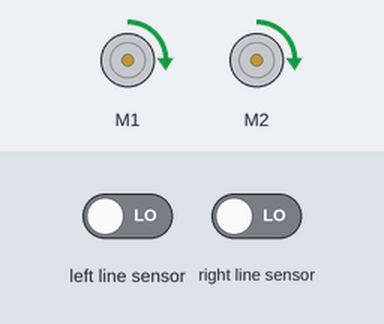
Simulated run of this program. Board: BBC micro:bit (MakeCode). Shown: 2 × DC motor (green arrow = forward, orange = backward, longer = faster). The inputs (shaded band) are chosen by the test bench; at power-on: left line sensor LOW, right line sensor LOW.

Above: at 0.1 s.
1.3 s: left line sensor driven HIGH
At 2.5 s:
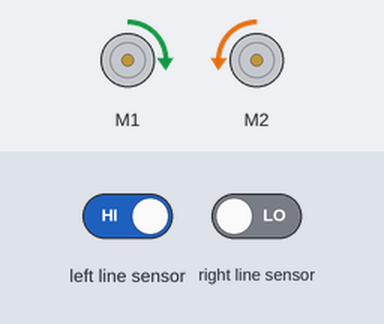
2.8 s: left line sensor driven LOW
At 3.91 s:
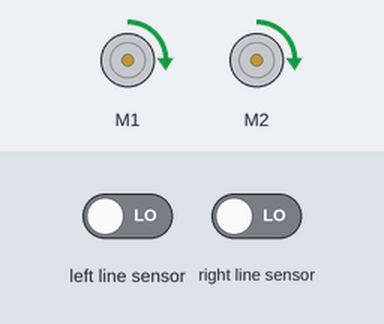
5.8 s: right line sensor driven HIGH
At 6.2 s:
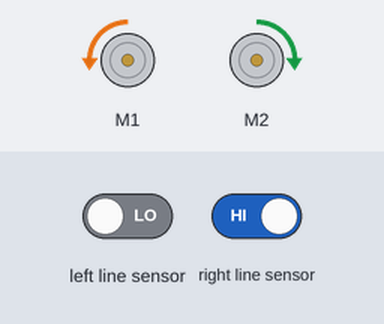
Timing chart, 0 to 8.8 s (numbered marks = the images above; inputs shaded):
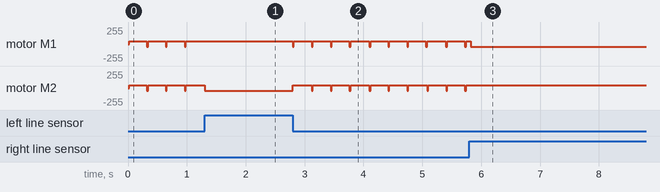

Measured:
- after the input at 1.3 s, motor M1: stops changing and stays forward 40/255; motor M2: goes on until 1.3 s, then stays backward 40/255
- after the input at 2.8 s, motor M1, motor M2: alternates forward 40/255 for 0.30 s and backward 40/255 for 0.02 s, starting at once
- after the input at 5.8 s, motor M2: stops changing and stays forward 40/255

The program:

main.ts
```typescript
basic.forever(function () {
    if (maqueen.readPatrol(maqueen.Patrol.PatrolLeft) == 0) {
        maqueen.motorRun(maqueen.Motors.M1, maqueen.Dir.CCW, 40)
        maqueen.motorRun(maqueen.Motors.M2, maqueen.Dir.CW, 40)
    }
    if (maqueen.readPatrol(maqueen.Patrol.PatrolRight) == 0) {
        maqueen.motorRun(maqueen.Motors.M2, maqueen.Dir.CCW, 40)
        maqueen.motorRun(maqueen.Motors.M1, maqueen.Dir.CW, 40)
    }
    if (maqueen.readPatrol(maqueen.Patrol.PatrolRight) == 0 && maqueen.readPatrol(maqueen.Patrol.PatrolLeft) == 0) {
        maqueen.motorRun(maqueen.Motors.M2, maqueen.Dir.CW, 40)
        maqueen.motorRun(maqueen.Motors.M1, maqueen.Dir.CW, 40)
    }
})
```

test.ts
```typescript
// aquí va el archivo "tests"; esto no se compilará cuando este paquete se utilice como una extensión.
```
